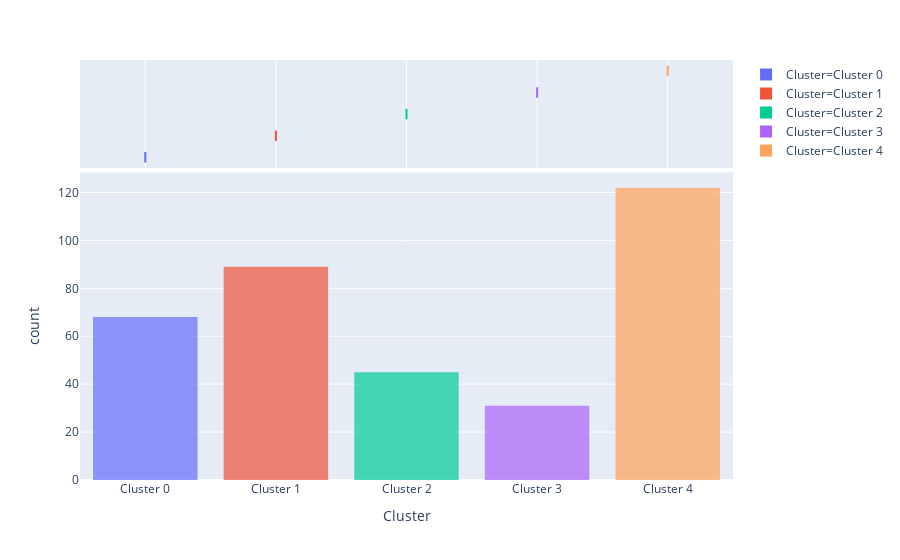

Write notebook code for a chart like this one.
### Code cell
plot_model(kmeans, plot = 'distribution')

### Figure 1 — Plotly figure (JSON) as saved in the notebook; plotly's stock layout.template omitted (floating-point values rounded to 4 significant figures; data arrays with more than 128 entries replaced by an {"elided": "..."} marker saying what was removed)
{"data": [{"alignmentgroup": "True", "bingroup": "x", "hoverlabel": {"namelength": 0}, "hovertemplate": "Cluster=%{x}<br>count=%{y}", "legendgroup": "Cluster=Cluster 0", "marker": {"color": "#636efa", "opacity": 0.7}, "name": "Cluster=Cluster 0", "offsetgroup": "Cluster=Cluster 0", "orientation": "v", "showlegend": true, "type": "histogram", "x": ["Cluster 0", "Cluster 0", "Cluster 0", "Cluster 0", "Cluster 0", "Cluster 0", "Cluster 0", "Cluster 0", "Cluster 0", "Cluster 0", "Cluster 0", "Cluster 0", "Cluster 0", "Cluster 0", "Cluster 0", "Cluster 0", "Cluster 0", "Cluster 0", "Cluster 0", "Cluster 0", "Cluster 0", "Cluster 0", "Cluster 0", "Cluster 0", "Cluster 0", "Cluster 0", "Cluster 0", "Cluster 0", "Cluster 0", "Cluster 0", "Cluster 0", "Cluster 0", "Cluster 0", "Cluster 0", "Cluster 0", "Cluster 0", "Cluster 0", "Cluster 0", "Cluster 0", "Cluster 0", "Cluster 0", "Cluster 0", "Cluster 0", "Cluster 0", "Cluster 0", "Cluster 0", "Cluster 0", "Cluster 0", "Cluster 0", "Cluster 0", "Cluster 0", "Cluster 0", "Cluster 0", "Cluster 0", "Cluster 0", "Cluster 0", "Cluster 0", "Cluster 0", "Cluster 0", "Cluster 0", "Cluster 0", "Cluster 0", "Cluster 0", "Cluster 0", "Cluster 0", "Cluster 0", "Cluster 0", "Cluster 0"], "xaxis": "x", "yaxis": "y"}, {"alignmentgroup": "True", "customdata": {"elided": "68x41 mixed values"}, "hoverlabel": {"namelength": 0}, "hovertemplate": "Cluster=%{customdata[40]}<br>malignant=%{customdata[0]}<br>bilateral=%{customdata[1]}<br>age=%{customdata[2]}<br>month=%{customdata[3]}<br>bmi=%{customdata[4]}<br>diabetes=%{customdata[5]}<br>hypertension=%{customdata[6]}<br>surgery=%{customdata[7]}<br>smoking=%{customdata[8]}<br>family=%{customdata[9]}<br>menarche=%{customdata[10]}<br>menopause=%{customdata[11]}<br>miscarriage=%{customdata[12]}<br>pregnancy=%{customdata[13]}<br>childbearing=%{customdata[14]}<br>disnature=%{customdata[15]}<br>dischange=%{customdata[16]}<br>disnumber=%{customdata[17]}<br>intraductalmass=%{customdata[18]}<br>position=%{customdata[19]}<br>distance=%{customdata[20]}<br>shape=%{customdata[21]}<br>surface=%{customdata[22]}<br>status=%{customdata[23]}<br>quantity=%{customdata[24]}<br>distribution=%{customdata[25]}<br>retraction=%{customdata[26]}<br>appearance=%{customdata[27]}<br>ductectasia=%{customdata[28]}<br>numintramass=%{customdata[29]}<br>numcysmass=%{customdata[30]}<br>nummass=%{customdata[31]}<br>ussize=%{customdata[32]}<br>usposition=%{customdata[33]}<br>usdistance=%{customdata[34]}<br>usshape=%{customdata[35]}<br>usboundary=%{customdata[36]}<br>bloodflow=%{customdata[37]}<br>calcification=%{customdata[38]}<br>birads=%{customdata[39]}", "legendgroup": "Cluster=Cluster 0", "marker": {"color": "#636efa"}, "name": "Cluster=Cluster 0", "notched": true, "offsetgroup": "Cluster=Cluster 0", "showlegend": false, "type": "box", "x": ["Cluster 0", "Cluster 0", "Cluster 0", "Cluster 0", "Cluster 0", "Cluster 0", "Cluster 0", "Cluster 0", "Cluster 0", "Cluster 0", "Cluster 0", "Cluster 0", "Cluster 0", "Cluster 0", "Cluster 0", "Cluster 0", "Cluster 0", "Cluster 0", "Cluster 0", "Cluster 0", "Cluster 0", "Cluster 0", "Cluster 0", "Cluster 0", "Cluster 0", "Cluster 0", "Cluster 0", "Cluster 0", "Cluster 0", "Cluster 0", "Cluster 0", "Cluster 0", "Cluster 0", "Cluster 0", "Cluster 0", "Cluster 0", "Cluster 0", "Cluster 0", "Cluster 0", "Cluster 0", "Cluster 0", "Cluster 0", "Cluster 0", "Cluster 0", "Cluster 0", "Cluster 0", "Cluster 0", "Cluster 0", "Cluster 0", "Cluster 0", "Cluster 0", "Cluster 0", "Cluster 0", "Cluster 0", "Cluster 0", "Cluster 0", "Cluster 0", "Cluster 0", "Cluster 0", "Cluster 0", "Cluster 0", "Cluster 0", "Cluster 0", "Cluster 0", "Cluster 0", "Cluster 0", "Cluster 0", "Cluster 0"], "xaxis": "x2", "yaxis": "y2"}, {"alignmentgroup": "True", "bingroup": "x", "hoverlabel": {"namelength": 0}, "hovertemplate": "Cluster=%{x}<br>count=%{y}", "legendgroup": "Cluster=Cluster 1", "marker": {"color": "#EF553B", "opacity": 0.7}, "name": "Cluster=Cluster 1", "offsetgroup": "Cluster=Cluster 1", "orientation": "v", "showlegend": true, "type": "histogram", "x": ["Cluster 1", "Cluster 1", "Cluster 1", "Cluster 1", "Cluster 1", "Cluster 1", "Cluster 1", "Cluster 1", "Cluster 1", "Cluster 1", "Cluster 1", "Cluster 1", "Cluster 1", "Cluster 1", "Cluster 1", "Cluster 1", "Cluster 1", "Cluster 1", "Cluster 1", "Cluster 1", "Cluster 1", "Cluster 1", "Cluster 1", "Cluster 1", "Cluster 1", "Cluster 1", "Cluster 1", "Cluster 1", "Cluster 1", "Cluster 1", "Cluster 1", "Cluster 1", "Cluster 1", "Cluster 1", "Cluster 1", "Cluster 1", "Cluster 1", "Cluster 1", "Cluster 1", "Cluster 1", "Cluster 1", "Cluster 1", "Cluster 1", "Cluster 1", "Cluster 1", "Cluster 1", "Cluster 1", "Cluster 1", "Cluster 1", "Cluster 1", "Cluster 1", "Cluster 1", "Cluster 1", "Cluster 1", "Cluster 1", "Cluster 1", "Cluster 1", "Cluster 1", "Cluster 1", "Cluster 1", "Cluster 1", "Cluster 1", "Cluster 1", "Cluster 1", "Cluster 1", "Cluster 1", "Cluster 1", "Cluster 1", "Cluster 1", "Cluster 1", "Cluster 1", "Cluster 1", "Cluster 1", "Cluster 1", "Cluster 1", "Cluster 1", "Cluster 1", "Cluster 1", "Cluster 1", "Cluster 1", "Cluster 1", "Cluster 1", "Cluster 1", "Cluster 1", "Cluster 1", "Cluster 1", "Cluster 1", "Cluster 1", "Cluster 1"], "xaxis": "x", "yaxis": "y"}, {"alignmentgroup": "True", "customdata": {"elided": "89x41 mixed values"}, "hoverlabel": {"namelength": 0}, "hovertemplate": "Cluster=%{customdata[40]}<br>malignant=%{customdata[0]}<br>bilateral=%{customdata[1]}<br>age=%{customdata[2]}<br>month=%{customdata[3]}<br>bmi=%{customdata[4]}<br>diabetes=%{customdata[5]}<br>hypertension=%{customdata[6]}<br>surgery=%{customdata[7]}<br>smoking=%{customdata[8]}<br>family=%{customdata[9]}<br>menarche=%{customdata[10]}<br>menopause=%{customdata[11]}<br>miscarriage=%{customdata[12]}<br>pregnancy=%{customdata[13]}<br>childbearing=%{customdata[14]}<br>disnature=%{customdata[15]}<br>dischange=%{customdata[16]}<br>disnumber=%{customdata[17]}<br>intraductalmass=%{customdata[18]}<br>position=%{customdata[19]}<br>distance=%{customdata[20]}<br>shape=%{customdata[21]}<br>surface=%{customdata[22]}<br>status=%{customdata[23]}<br>quantity=%{customdata[24]}<br>distribution=%{customdata[25]}<br>retraction=%{customdata[26]}<br>appearance=%{customdata[27]}<br>ductectasia=%{customdata[28]}<br>numintramass=%{customdata[29]}<br>numcysmass=%{customdata[30]}<br>nummass=%{customdata[31]}<br>ussize=%{customdata[32]}<br>usposition=%{customdata[33]}<br>usdistance=%{customdata[34]}<br>usshape=%{customdata[35]}<br>usboundary=%{customdata[36]}<br>bloodflow=%{customdata[37]}<br>calcification=%{customdata[38]}<br>birads=%{customdata[39]}", "legendgroup": "Cluster=Cluster 1", "marker": {"color": "#EF553B"}, "name": "Cluster=Cluster 1", "notched": true, "offsetgroup": "Cluster=Cluster 1", "showlegend": false, "type": "box", "x": ["Cluster 1", "Cluster 1", "Cluster 1", "Cluster 1", "Cluster 1", "Cluster 1", "Cluster 1", "Cluster 1", "Cluster 1", "Cluster 1", "Cluster 1", "Cluster 1", "Cluster 1", "Cluster 1", "Cluster 1", "Cluster 1", "Cluster 1", "Cluster 1", "Cluster 1", "Cluster 1", "Cluster 1", "Cluster 1", "Cluster 1", "Cluster 1", "Cluster 1", "Cluster 1", "Cluster 1", "Cluster 1", "Cluster 1", "Cluster 1", "Cluster 1", "Cluster 1", "Cluster 1", "Cluster 1", "Cluster 1", "Cluster 1", "Cluster 1", "Cluster 1", "Cluster 1", "Cluster 1", "Cluster 1", "Cluster 1", "Cluster 1", "Cluster 1", "Cluster 1", "Cluster 1", "Cluster 1", "Cluster 1", "Cluster 1", "Cluster 1", "Cluster 1", "Cluster 1", "Cluster 1", "Cluster 1", "Cluster 1", "Cluster 1", "Cluster 1", "Cluster 1", "Cluster 1", "Cluster 1", "Cluster 1", "Cluster 1", "Cluster 1", "Cluster 1", "Cluster 1", "Cluster 1", "Cluster 1", "Cluster 1", "Cluster 1", "Cluster 1", "Cluster 1", "Cluster 1", "Cluster 1", "Cluster 1", "Cluster 1", "Cluster 1", "Cluster 1", "Cluster 1", "Cluster 1", "Cluster 1", "Cluster 1", "Cluster 1", "Cluster 1", "Cluster 1", "Cluster 1", "Cluster 1", "Cluster 1", "Cluster 1", "Cluster 1"], "xaxis": "x2", "yaxis": "y2"}, {"alignmentgroup": "True", "bingroup": "x", "hoverlabel": {"namelength": 0}, "hovertemplate": "Cluster=%{x}<br>count=%{y}", "legendgroup": "Cluster=Cluster 2", "marker": {"color": "#00cc96", "opacity": 0.7}, "name": "Cluster=Cluster 2", "offsetgroup": "Cluster=Cluster 2", "orientation": "v", "showlegend": true, "type": "histogram", "x": ["Cluster 2", "Cluster 2", "Cluster 2", "Cluster 2", "Cluster 2", "Cluster 2", "Cluster 2", "Cluster 2", "Cluster 2", "Cluster 2", "Cluster 2", "Cluster 2", "Cluster 2", "Cluster 2", "Cluster 2", "Cluster 2", "Cluster 2", "Cluster 2", "Cluster 2", "Cluster 2", "Cluster 2", "Cluster 2", "Cluster 2", "Cluster 2", "Cluster 2", "Cluster 2", "Cluster 2", "Cluster 2", "Cluster 2", "Cluster 2", "Cluster 2", "Cluster 2", "Cluster 2", "Cluster 2", "Cluster 2", "Cluster 2", "Cluster 2", "Cluster 2", "Cluster 2", "Cluster 2", "Cluster 2", "Cluster 2", "Cluster 2", "Cluster 2", "Cluster 2"], "xaxis": "x", "yaxis": "y"}, {"alignmentgroup": "True", "customdata": {"elided": "45x41 mixed values"}, "hoverlabel": {"namelength": 0}, "hovertemplate": "Cluster=%{customdata[40]}<br>malignant=%{customdata[0]}<br>bilateral=%{customdata[1]}<br>age=%{customdata[2]}<br>month=%{customdata[3]}<br>bmi=%{customdata[4]}<br>diabetes=%{customdata[5]}<br>hypertension=%{customdata[6]}<br>surgery=%{customdata[7]}<br>smoking=%{customdata[8]}<br>family=%{customdata[9]}<br>menarche=%{customdata[10]}<br>menopause=%{customdata[11]}<br>miscarriage=%{customdata[12]}<br>pregnancy=%{customdata[13]}<br>childbearing=%{customdata[14]}<br>disnature=%{customdata[15]}<br>dischange=%{customdata[16]}<br>disnumber=%{customdata[17]}<br>intraductalmass=%{customdata[18]}<br>position=%{customdata[19]}<br>distance=%{customdata[20]}<br>shape=%{customdata[21]}<br>surface=%{customdata[22]}<br>status=%{customdata[23]}<br>quantity=%{customdata[24]}<br>distribution=%{customdata[25]}<br>retraction=%{customdata[26]}<br>appearance=%{customdata[27]}<br>ductectasia=%{customdata[28]}<br>numintramass=%{customdata[29]}<br>numcysmass=%{customdata[30]}<br>nummass=%{customdata[31]}<br>ussize=%{customdata[32]}<br>usposition=%{customdata[33]}<br>usdistance=%{customdata[34]}<br>usshape=%{customdata[35]}<br>usboundary=%{customdata[36]}<br>bloodflow=%{customdata[37]}<br>calcification=%{customdata[38]}<br>birads=%{customdata[39]}", "legendgroup": "Cluster=Cluster 2", "marker": {"color": "#00cc96"}, "name": "Cluster=Cluster 2", "notched": true, "offsetgroup": "Cluster=Cluster 2", "showlegend": false, "type": "box", "x": ["Cluster 2", "Cluster 2", "Cluster 2", "Cluster 2", "Cluster 2", "Cluster 2", "Cluster 2", "Cluster 2", "Cluster 2", "Cluster 2", "Cluster 2", "Cluster 2", "Cluster 2", "Cluster 2", "Cluster 2", "Cluster 2", "Cluster 2", "Cluster 2", "Cluster 2", "Cluster 2", "Cluster 2", "Cluster 2", "Cluster 2", "Cluster 2", "Cluster 2", "Cluster 2", "Cluster 2", "Cluster 2", "Cluster 2", "Cluster 2", "Cluster 2", "Cluster 2", "Cluster 2", "Cluster 2", "Cluster 2", "Cluster 2", "Cluster 2", "Cluster 2", "Cluster 2", "Cluster 2", "Cluster 2", "Cluster 2", "Cluster 2", "Cluster 2", "Cluster 2"], "xaxis": "x2", "yaxis": "y2"}, {"alignmentgroup": "True", "bingroup": "x", "hoverlabel": {"namelength": 0}, "hovertemplate": "Cluster=%{x}<br>count=%{y}", "legendgroup": "Cluster=Cluster 3", "marker": {"color": "#ab63fa", "opacity": 0.7}, "name": "Cluster=Cluster 3", "offsetgroup": "Cluster=Cluster 3", "orientation": "v", "showlegend": true, "type": "histogram", "x": ["Cluster 3", "Cluster 3", "Cluster 3", "Cluster 3", "Cluster 3", "Cluster 3", "Cluster 3", "Cluster 3", "Cluster 3", "Cluster 3", "Cluster 3", "Cluster 3", "Cluster 3", "Cluster 3", "Cluster 3", "Cluster 3", "Cluster 3", "Cluster 3", "Cluster 3", "Cluster 3", "Cluster 3", "Cluster 3", "Cluster 3", "Cluster 3", "Cluster 3", "Cluster 3", "Cluster 3", "Cluster 3", "Cluster 3", "Cluster 3", "Cluster 3"], "xaxis": "x", "yaxis": "y"}, {"alignmentgroup": "True", "customdata": {"elided": "31x41 mixed values"}, "hoverlabel": {"namelength": 0}, "hovertemplate": "Cluster=%{customdata[40]}<br>malignant=%{customdata[0]}<br>bilateral=%{customdata[1]}<br>age=%{customdata[2]}<br>month=%{customdata[3]}<br>bmi=%{customdata[4]}<br>diabetes=%{customdata[5]}<br>hypertension=%{customdata[6]}<br>surgery=%{customdata[7]}<br>smoking=%{customdata[8]}<br>family=%{customdata[9]}<br>menarche=%{customdata[10]}<br>menopause=%{customdata[11]}<br>miscarriage=%{customdata[12]}<br>pregnancy=%{customdata[13]}<br>childbearing=%{customdata[14]}<br>disnature=%{customdata[15]}<br>dischange=%{customdata[16]}<br>disnumber=%{customdata[17]}<br>intraductalmass=%{customdata[18]}<br>position=%{customdata[19]}<br>distance=%{customdata[20]}<br>shape=%{customdata[21]}<br>surface=%{customdata[22]}<br>status=%{customdata[23]}<br>quantity=%{customdata[24]}<br>distribution=%{customdata[25]}<br>retraction=%{customdata[26]}<br>appearance=%{customdata[27]}<br>ductectasia=%{customdata[28]}<br>numintramass=%{customdata[29]}<br>numcysmass=%{customdata[30]}<br>nummass=%{customdata[31]}<br>ussize=%{customdata[32]}<br>usposition=%{customdata[33]}<br>usdistance=%{customdata[34]}<br>usshape=%{customdata[35]}<br>usboundary=%{customdata[36]}<br>bloodflow=%{customdata[37]}<br>calcification=%{customdata[38]}<br>birads=%{customdata[39]}", "legendgroup": "Cluster=Cluster 3", "marker": {"color": "#ab63fa"}, "name": "Cluster=Cluster 3", "notched": true, "offsetgroup": "Cluster=Cluster 3", "showlegend": false, "type": "box", "x": ["Cluster 3", "Cluster 3", "Cluster 3", "Cluster 3", "Cluster 3", "Cluster 3", "Cluster 3", "Cluster 3", "Cluster 3", "Cluster 3", "Cluster 3", "Cluster 3", "Cluster 3", "Cluster 3", "Cluster 3", "Cluster 3", "Cluster 3", "Cluster 3", "Cluster 3", "Cluster 3", "Cluster 3", "Cluster 3", "Cluster 3", "Cluster 3", "Cluster 3", "Cluster 3", "Cluster 3", "Cluster 3", "Cluster 3", "Cluster 3", "Cluster 3"], "xaxis": "x2", "yaxis": "y2"}, {"alignmentgroup": "True", "bingroup": "x", "hoverlabel": {"namelength": 0}, "hovertemplate": "Cluster=%{x}<br>count=%{y}", "legendgroup": "Cluster=Cluster 4", "marker": {"color": "#FFA15A", "opacity": 0.7}, "name": "Cluster=Cluster 4", "offsetgroup": "Cluster=Cluster 4", "orientation": "v", "showlegend": true, "type": "histogram", "x": ["Cluster 4", "Cluster 4", "Cluster 4", "Cluster 4", "Cluster 4", "Cluster 4", "Cluster 4", "Cluster 4", "Cluster 4", "Cluster 4", "Cluster 4", "Cluster 4", "Cluster 4", "Cluster 4", "Cluster 4", "Cluster 4", "Cluster 4", "Cluster 4", "Cluster 4", "Cluster 4", "Cluster 4", "Cluster 4", "Cluster 4", "Cluster 4", "Cluster 4", "Cluster 4", "Cluster 4", "Cluster 4", "Cluster 4", "Cluster 4", "Cluster 4", "Cluster 4", "Cluster 4", "Cluster 4", "Cluster 4", "Cluster 4", "Cluster 4", "Cluster 4", "Cluster 4", "Cluster 4", "Cluster 4", "Cluster 4", "Cluster 4", "Cluster 4", "Cluster 4", "Cluster 4", "Cluster 4", "Cluster 4", "Cluster 4", "Cluster 4", "Cluster 4", "Cluster 4", "Cluster 4", "Cluster 4", "Cluster 4", "Cluster 4", "Cluster 4", "Cluster 4", "Cluster 4", "Cluster 4", "Cluster 4", "Cluster 4", "Cluster 4", "Cluster 4", "Cluster 4", "Cluster 4", "Cluster 4", "Cluster 4", "Cluster 4", "Cluster 4", "Cluster 4", "Cluster 4", "Cluster 4", "Cluster 4", "Cluster 4", "Cluster 4", "Cluster 4", "Cluster 4", "Cluster 4", "Cluster 4", "Cluster 4", "Cluster 4", "Cluster 4", "Cluster 4", "Cluster 4", "Cluster 4", "Cluster 4", "Cluster 4", "Cluster 4", "Cluster 4", "Cluster 4", "Cluster 4", "Cluster 4", "Cluster 4", "Cluster 4", "Cluster 4", "Cluster 4", "Cluster 4", "Cluster 4", "Cluster 4", "Cluster 4", "Cluster 4", "Cluster 4", "Cluster 4", "Cluster 4", "Cluster 4", "Cluster 4", "Cluster 4", "Cluster 4", "Cluster 4", "Cluster 4", "Cluster 4", "Cluster 4", "Cluster 4", "Cluster 4", "Cluster 4", "Cluster 4", "Cluster 4", "Cluster 4", "Cluster 4", "Cluster 4", "Cluster 4"], "xaxis": "x", "yaxis": "y"}, {"alignmentgroup": "True", "customdata": {"elided": "122x41 mixed values"}, "hoverlabel": {"namelength": 0}, "hovertemplate": "Cluster=%{customdata[40]}<br>malignant=%{customdata[0]}<br>bilateral=%{customdata[1]}<br>age=%{customdata[2]}<br>month=%{customdata[3]}<br>bmi=%{customdata[4]}<br>diabetes=%{customdata[5]}<br>hypertension=%{customdata[6]}<br>surgery=%{customdata[7]}<br>smoking=%{customdata[8]}<br>family=%{customdata[9]}<br>menarche=%{customdata[10]}<br>menopause=%{customdata[11]}<br>miscarriage=%{customdata[12]}<br>pregnancy=%{customdata[13]}<br>childbearing=%{customdata[14]}<br>disnature=%{customdata[15]}<br>dischange=%{customdata[16]}<br>disnumber=%{customdata[17]}<br>intraductalmass=%{customdata[18]}<br>position=%{customdata[19]}<br>distance=%{customdata[20]}<br>shape=%{customdata[21]}<br>surface=%{customdata[22]}<br>status=%{customdata[23]}<br>quantity=%{customdata[24]}<br>distribution=%{customdata[25]}<br>retraction=%{customdata[26]}<br>appearance=%{customdata[27]}<br>ductectasia=%{customdata[28]}<br>numintramass=%{customdata[29]}<br>numcysmass=%{customdata[30]}<br>nummass=%{customdata[31]}<br>ussize=%{customdata[32]}<br>usposition=%{customdata[33]}<br>usdistance=%{customdata[34]}<br>usshape=%{customdata[35]}<br>usboundary=%{customdata[36]}<br>bloodflow=%{customdata[37]}<br>calcification=%{customdata[38]}<br>birads=%{customdata[39]}", "legendgroup": "Cluster=Cluster 4", "marker": {"color": "#FFA15A"}, "name": "Cluster=Cluster 4", "notched": true, "offsetgroup": "Cluster=Cluster 4", "showlegend": false, "type": "box", "x": ["Cluster 4", "Cluster 4", "Cluster 4", "Cluster 4", "Cluster 4", "Cluster 4", "Cluster 4", "Cluster 4", "Cluster 4", "Cluster 4", "Cluster 4", "Cluster 4", "Cluster 4", "Cluster 4", "Cluster 4", "Cluster 4", "Cluster 4", "Cluster 4", "Cluster 4", "Cluster 4", "Cluster 4", "Cluster 4", "Cluster 4", "Cluster 4", "Cluster 4", "Cluster 4", "Cluster 4", "Cluster 4", "Cluster 4", "Cluster 4", "Cluster 4", "Cluster 4", "Cluster 4", "Cluster 4", "Cluster 4", "Cluster 4", "Cluster 4", "Cluster 4", "Cluster 4", "Cluster 4", "Cluster 4", "Cluster 4", "Cluster 4", "Cluster 4", "Cluster 4", "Cluster 4", "Cluster 4", "Cluster 4", "Cluster 4", "Cluster 4", "Cluster 4", "Cluster 4", "Cluster 4", "Cluster 4", "Cluster 4", "Cluster 4", "Cluster 4", "Cluster 4", "Cluster 4", "Cluster 4", "Cluster 4", "Cluster 4", "Cluster 4", "Cluster 4", "Cluster 4", "Cluster 4", "Cluster 4", "Cluster 4", "Cluster 4", "Cluster 4", "Cluster 4", "Cluster 4", "Cluster 4", "Cluster 4", "Cluster 4", "Cluster 4", "Cluster 4", "Cluster 4", "Cluster 4", "Cluster 4", "Cluster 4", "Cluster 4", "Cluster 4", "Cluster 4", "Cluster 4", "Cluster 4", "Cluster 4", "Cluster 4", "Cluster 4", "Cluster 4", "Cluster 4", "Cluster 4", "Cluster 4", "Cluster 4", "Cluster 4", "Cluster 4", "Cluster 4", "Cluster 4", "Cluster 4", "Cluster 4", "Cluster 4", "Cluster 4", "Cluster 4", "Cluster 4", "Cluster 4", "Cluster 4", "Cluster 4", "Cluster 4", "Cluster 4", "Cluster 4", "Cluster 4", "Cluster 4", "Cluster 4", "Cluster 4", "Cluster 4", "Cluster 4", "Cluster 4", "Cluster 4", "Cluster 4", "Cluster 4", "Cluster 4", "Cluster 4"], "xaxis": "x2", "yaxis": "y2"}], "layout": {"barmode": "relative", "legend": {"tracegroupgap": 0}, "margin": {"t": 60}, "xaxis": {"anchor": "y", "categoryarray": ["Cluster 0", "Cluster 1", "Cluster 2", "Cluster 3", "Cluster 4"], "categoryorder": "array", "domain": [0, 1], "title": {"text": "Cluster"}}, "xaxis2": {"anchor": "y2", "domain": [0, 1], "matches": "x", "showgrid": true, "showticklabels": false}, "yaxis": {"anchor": "x", "domain": [0, 0.7326], "title": {"text": "count"}}, "yaxis2": {"anchor": "x2", "domain": [0.7426, 1], "matches": "y2", "showgrid": false, "showline": false, "showticklabels": false, "ticks": ""}}}
